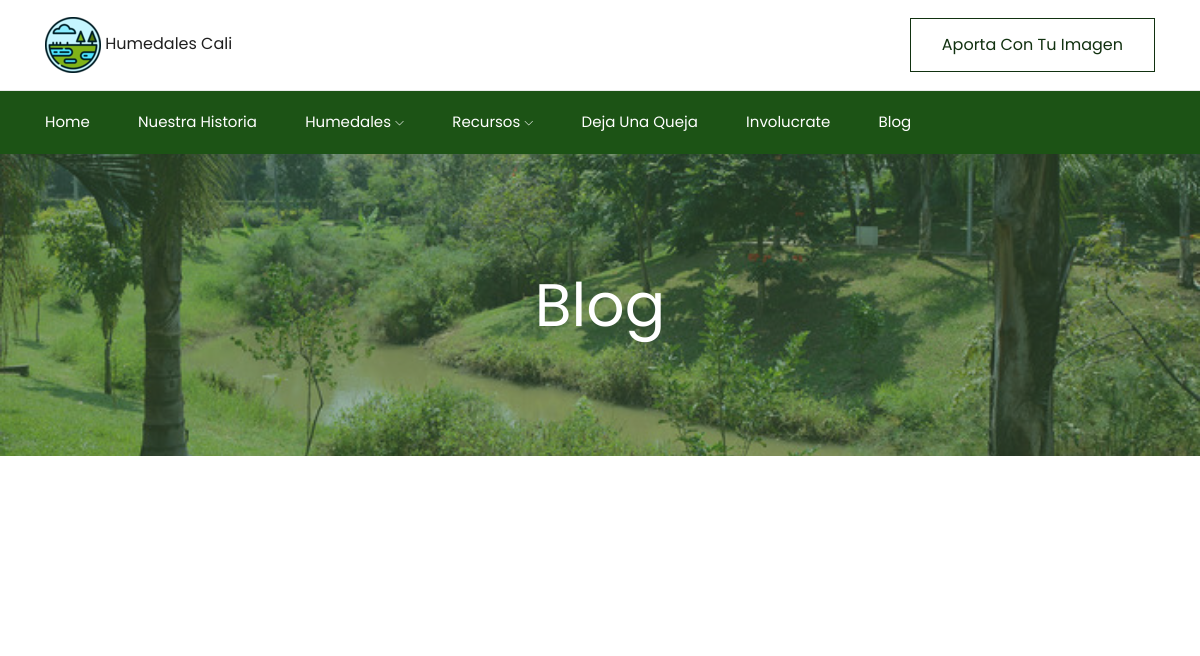
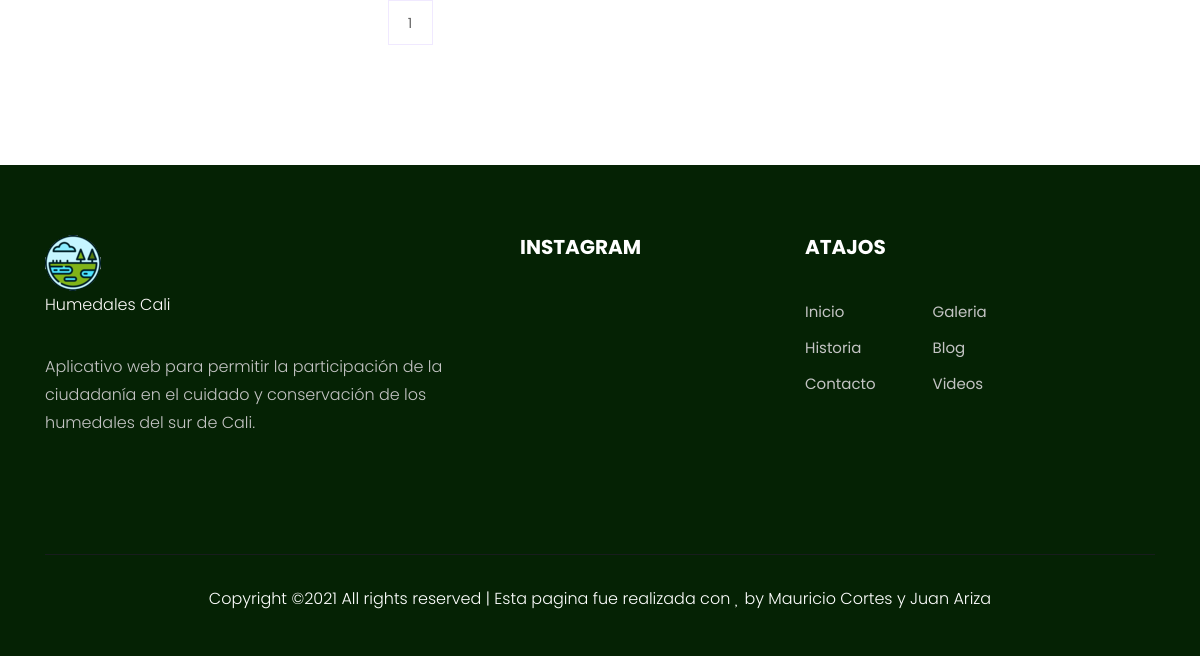
/blog/, run on an earlier commit of the app's database (2 pictures, top to bottom).
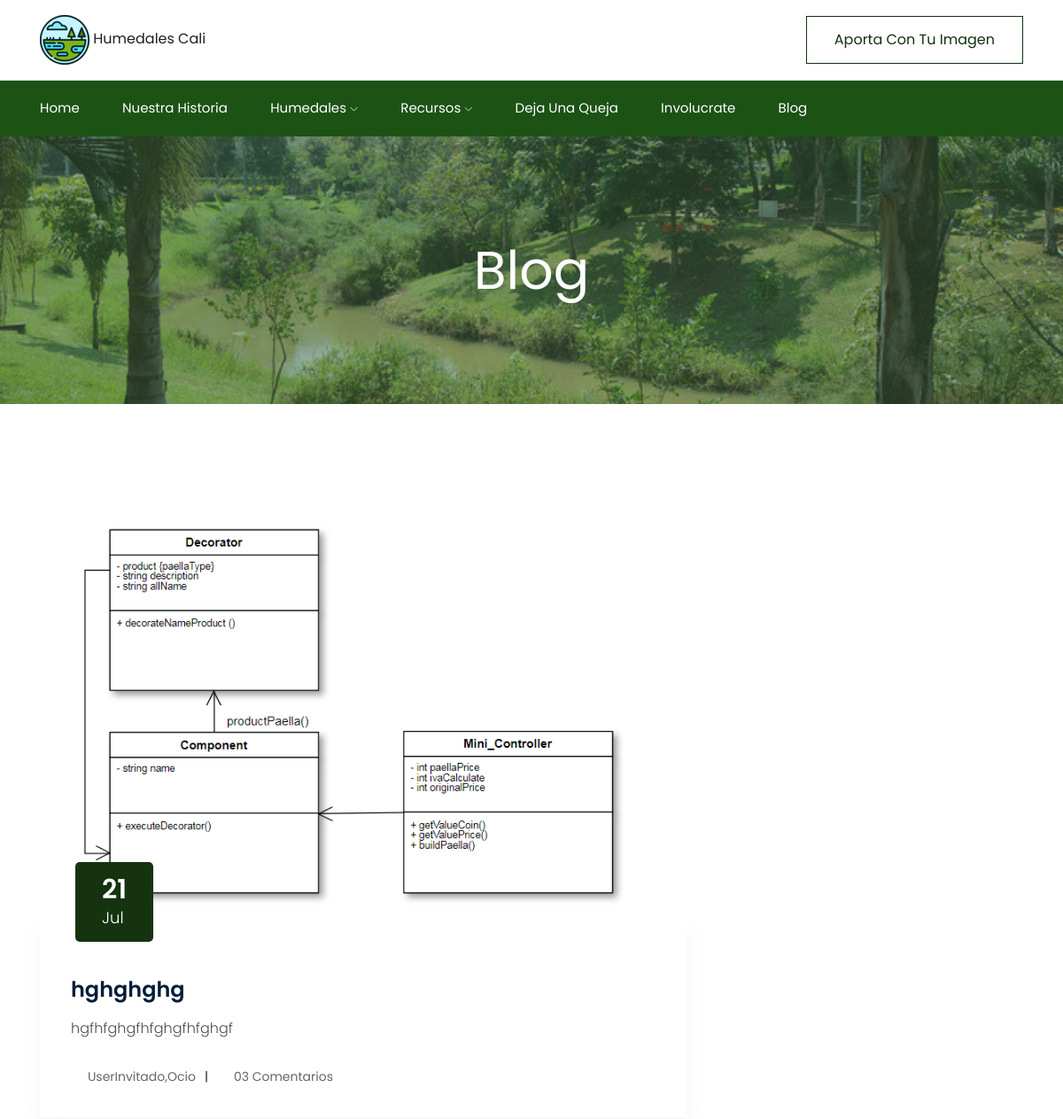
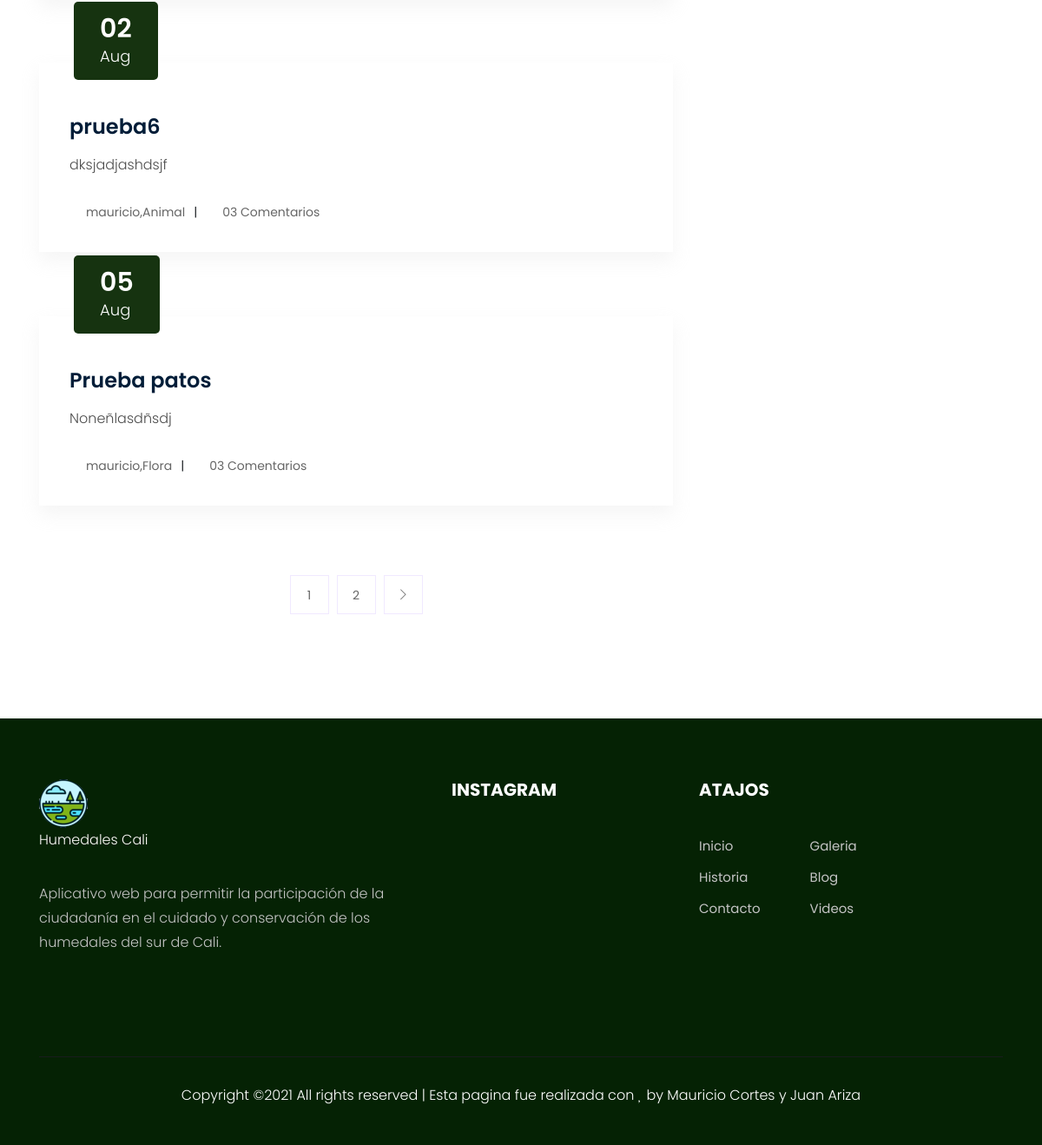
And on a later commit of the database (2 pictures, top to bottom).
### reporte/models.py (models this page shows, shortened)
class Reporte(models.Model):
	autor = models.ForeignKey(User,on_delete=models.CASCADE, null=False)
	humedal = models.ForeignKey('Humedal', on_delete=models.CASCADE, null=False)
	titulo = models.CharField(max_length= 100, null=False)
	descripcion = models.TextField(null=False)
	fecha_reporte = models.DateTimeField(default=timezone.now, null=False)
	image = models.ImageField(upload_to='reporte_pics', validators=[validate_image], null=False)
	tipoReporte = models.ForeignKey('TipoReporte', on_delete=models.CASCADE, null=False)
	STATUS = (('Visible', 'Visible'), ('Invisible', 'Invisible'))
	IMPORTANCIA = (('Muy Importante', 'Muy Importante'), ('Regular', 'Regular'))
	status = models.CharField(max_length= 200, null=False, choices=STATUS,default='Invisible')
	importancia = models.CharField(max_length= 200, null=False, choices=IMPORTANCIA, default='Regular')
	labels = models.JSONField(default=dict)

class TipoReporte(models.Model):
	nombre = models.CharField(max_length= 200, null=False)
	dateCreated = models.DateTimeField(auto_now_add= True, null=False)
	def __str__(self):
		return self.nombre

### users/models.py (models this page shows)
class CustomUser(AbstractUser):
    username = None
    email = models.EmailField(_('email address'), unique=True)
    name = models.CharField(max_length=100)
    USERNAME_FIELD = 'email'
    REQUIRED_FIELDS = ['name']
    objects = CustomUserManager()

### reporte/views.py (the view)
# urls.py: 2. Add a URL to urlpatterns:  path('blog/', include('blog.urls'))
def blog(request):
    permitidos =  Reporte.objects.filter(status='Visible').order_by('importancia')
    paginator = Paginator(permitidos, 3) # Show 3 reports per page.
    page_number = request.GET.get('page')
    page_obj = paginator.get_page(page_number)
    return render(request, 'reporte/blog.html',
    {'title': 'About','permitidos':permitidos,'page_obj': page_obj})

### reporte/templates/reporte/blog.html (shortened to what this page needs)
{% extends "reporte/base.html" %}
{% load static %}
{% block content %}
		<div class="bradcam_area bradcam_bg_1">
            <div class="container">
                <div class="row">
                    <div class="col-xl-12">
                        <div class="bradcam_text text-center">
                            <h3>Blog</h3>
                        </div>
                    </div>
                </div>
            </div>
        </div>
    <section class="blog_area section-padding">
        <div class="container">
            <div class="row">
                <div class="col-lg-8 mb-5 mb-lg-0">
                    <div class="blog_left_sidebar">
                        {% for reporte in page_obj %}
                        <article class="blog_item">
                            <div class="blog_item_img">
                                <img class="card-img rounded-0" src="{{ reporte.image.url }}" alt="">
                                <a href="#" class="blog_item_date">
                                    <h3>{{ reporte.fecha_reporte|date:"d" }}</h3>
                                    <p>{{ reporte.fecha_reporte|date:"M" }}</p>
                                </a>
                            </div>
                            <div class="blog_details">
                                <a class="d-inline-block" href="{% url 'reporte-detail' reporte.id %}">
                                    <h2>{{ reporte.titulo }}</h2>
                                </a>
                                <p>{{ reporte.descripcion }}
                                </p>
                                <ul class="blog-info-link">
                                    <li><a href="#"><i class="fa fa-user"></i> {{ reporte.autor.name }},{{reporte.tipoReporte}}</li>
                                    <li><a href="#"><i class="fa fa-comments"></i> 03 Comentarios</a></li>
                                </ul>
                            </div>
                        </article>
                        {% endfor %}
                        <nav class="blog-pagination justify-content-center d-flex">
                            <ul class="pagination">
                                {% for num in page_obj.paginator.page_range %}
                                    {% if page_obj.number == num %}
                                    <li class="page-item">
                                        <a href="?page={{ num }}" class="page-link">{{ num }}</a>
                                    </li>
                                    {% elif num > page_obj.number|add:'-2' and num < page_obj.number|add:'2' %}
                                    <li class="page-item">
                                        <a href="?page={{ num }}" class="page-link">{{ num }}</a>
                                    </li>
                                    {% endif %}
                                {% endfor %}
                                {% if page_obj.has_next %}
                                <li class="page-item">
                                    <a href="?page={{ page_obj.next_page_number }}" class="page-link" aria-label="Next">
                                        <i class="ti-angle-right"></i>
                                    </a>
                                </li>
                                {% endif %}
                            </ul>
                        </nav>
                    </div>
                </div>
                <div class="col-lg-4">
                </div>
            </div>
        </div>
    </section>
{% endblock content %}

### reporte/templates/reporte/base.html
{% load static %}
<!doctype html>
<html class="no-js" lang="zxx">
<head>
    {% include 'reporte/head.html' %}
</head>
<body>
    {% include 'reporte/header.html' %}
    {% block content %}{% endblock %}
    {% include 'reporte/footer.html' %}
</body>
</html>

### reporte/templates/reporte/head.html (shortened to what this page needs)
{% load static %}
    <link rel="stylesheet" href="{% static 'reporte/css/bootstrap.min.css' %}">
    <link rel="stylesheet" href="{% static 'reporte/css/owl.carousel.min.css' %}">
    <link rel="stylesheet" href="{% static 'reporte/css/magnific-popup.css' %}">
    <link rel="stylesheet" href="{% static 'reporte/css/font-awesome.min.css' %}">
    <link rel="stylesheet" href="{% static 'reporte/css/themify-icons.css' %}">
    <link rel="stylesheet" href="{% static 'reporte/css/nice-select.css' %}">
    <link rel="stylesheet" href="{% static 'reporte/css/flaticon.css' %}">
    <link rel="stylesheet" href="{% static 'reporte/css/gijgo.css' %}">
    <link rel="stylesheet" href="{% static 'reporte/css/animate.css' %}">
    <link rel="stylesheet" href="{% static 'reporte/css/slick.css' %}">
    <link rel="stylesheet" href="{% static 'reporte/css/slicknav.css' %}">
    <link rel="stylesheet" href="https://ajax.googleapis.com/ajax/libs/jqueryui/1.11.2/themes/smoothness/jquery-ui.css">
    <link rel="stylesheet" href="{% static 'reporte/css/swiper-bundle.css' %}" />
    <link rel="stylesheet" href="{% static 'reporte/css/swiper-bundle.min.css' %}" />
    <link rel="stylesheet" href="{% static 'reporte/css/auxSwiper.css' %}">
    <link rel="stylesheet" href="{% static 'reporte/css/style.css' %}">

### reporte/templates/reporte/header.html (shortened to what this page needs)
{% load static %}
    <header>
        <div class="header-area ">
            <div class="header-top_area d-none d-lg-block">
                <div class="container">
                    <div class="row align-items-center">
                        <div class="col-xl-4 col-lg-4">
                            <div class="logo">
                                <a href="{% url 'reporte-home' %}">
                                    <img src="{% static 'reporte/img/wetland.png' %}" alt="">
                                    Humedales Cali
                                </a>
                            </div>
                        </div>
                        <div class="col-xl-8 col-md-8">
                            <div class="header_right d-flex align-items-center">
                                <div class="book_btn d-none d-lg-block">
                                    {% if  user.is_authenticated%}
                                    <a class="boxed-btn3-line" href="{% url 'reporte-create' %}">Aporta con tu imagen</a>
                                    {% else %}
                                    <a class="boxed-btn3-line" href="{% url 'reporte-login1' %}">Aporta con tu imagen</a>
                                    {% endif %}
                                </div>
                            </div>
                        </div>
                    </div>
                </div>
            </div>
            {% include 'reporte/navbar.html' %}
        </div>
    </header>

### reporte/templates/reporte/navbar.html (shortened to what this page needs)
{% load static %}
    <div id="sticky-header" class="main-header-area">
        <div class="container">
            <div class="header_bottom_border">
                <div class="row align-items-center">
                    {% if  user.is_authenticated and request.user.is_staff %}
                    <div class="col-xl-14 col-lg-14">
                        <div class="main-menu  d-none d-lg-block ">
                            <nav  >
                                <ul id="navigation">
                                    <li><a  href="{% url 'reporte-home' %}">Home</a></li>
                                    <li><a  href="{% url 'reporte-nuestraHistoria' %}">Nuestra historia</a></li>
                                    <li><a href="#">Humedales <i class="ti-angle-down"></i></a>
                                        <ul class="submenu">
                                            <li><a href="{% url 'reporte-humedales-EcoparqueLasGarzas' %}">Ecoparque las garzas</a></li>
                                            <li><a href="{% url 'reporte-humedales-lababilla' %}">La babilla</a></li>
                                            <li><a href="{% url 'reporte-humedales-ElRetiro' %}">El retiro </a></li>
                                        </ul>
                                    </li>
                                    <li><a href="#">Recursos <i class="ti-angle-down"></i></a>
                                        <ul class="submenu">
                                            <li><a href="{% url 'reporte-planes' %}">Planes de manejo ambiental</a></li>
                                            <li><a href="{% url 'reporte-recursos-videos' %}">Videos</a></li>
                                            <li><a href="{% url 'reporte-programas' %}">Programas y eventos</a></li>
                                        </ul>
                                    </li>
                                    <li><a href="{% url 'reporte-quejas'  %}">Deja una queja</a>
                                    </li>
                                    <li><a href="{% url 'reporte-involucrate' %}">Involucrate</a></li>
                                    <li><a href="{% url 'reporte-blog' %}">Blog</a></li>
                                    <li><a href="#">Administrador <i class="ti-angle-down"></i></a>
                                        <ul class="submenu">
                                            <li><a href="{% url 'reporte-administrador-gestionarBlog' %}">Gestionar Blog</a></li>
                                            <li><a href="{% url 'reporte-administrador-gestionarReportes' %}">Gestionar Reportes</a></li>
                                            <li><a href="{% url 'reporte-administrador-gestionarUsuarios' %}">Gestionar Usuarios</a></li>
                                            <li><a href="{% url 'profile' %}">Mi perfil</a></li>
                                            <li><a href="{% url 'logout' %}">Salir </a></li>
                                        </ul>
                                        <li id="rightbox"  class="search_btn">
                                                <img class="rounded-circle account-img" src="{{ user.profile.image.url }}" width="38" height="38" alt="">
                                        </li>
                                    </li>
                                </ul>
                            </nav>
                        </div>
                    </div>
                            {% else %}
                            <div class="col-xl-10 col-lg-10">
                                <div class="main-menu  d-none d-lg-block ">
                                    <nav  >
                                        <ul id="navigation">
                                            <li><a  href="{% url 'reporte-home' %}">Home</a></li>
                                            <li><a  href="{% url 'reporte-nuestraHistoria' %}">Nuestra historia</a></li>
                                            <li><a href="#">Humedales <i class="ti-angle-down"></i></a>
                                            </li>
                                            <li><a href="#">Recursos <i class="ti-angle-down"></i></a>
                                            </li>
                                            <li><a href="{% url 'reporte-quejas'  %}">Deja una queja</a>
                                            </li>
                                            <li><a href="{% url 'reporte-involucrate' %}">Involucrate</a></li>
                                            <li><a href="{% url 'reporte-blog' %}">Blog</a></li>
                                        </ul>
                                    </nav>
                                </div>
                            </div>
                            {% endif %}
                    <div class="col-12">
                    </div>
                </div>
            </div>
        </div>
    </div>

### reporte/templates/reporte/footer.html (shortened to what this page needs)
{% load static %}
    <footer class="footer-section">
        <div class="container">
            <div class="row">
                <div class="col-lg-5 col-md-6 col-sm-6">
                    <div class="fs-about">
                        <div class="fa-logo">
                            <a href="/">
                                <img src="{% static 'reporte/img/logo1.png' %}" alt="">
                                <p style="color:#fffbfb";>Humedales Cali</p>
                            </a>
                        </div>
                        <p>Aplicativo web para permitir la participación de la ciudadanía en
                            el cuidado y conservación de los humedales del sur de Cali.</p>
                        <div class="fa-social">
                            <a href="https://www.facebook.com/DagmaCali/"><i class="fa fa-facebook"></i></a>
                            <a href="https://twitter.com/DagmaOficial"><i class="fa fa-twitter"></i></a>
                            <a href="https://www.youtube.com/channel/UCupg4peiWiDeh4qeZYyZD7Q"><i class="fa fa-youtube-play"></i></a>
                            <a href="https://www.instagram.com/dagmaoficial/?hl=es-la"><i class="fa fa-instagram"></i></a>
                        </div>
                    </div>
                </div>
                <div class="col-lg-3 col-md-6 col-sm-6">
                    <div class="fs-widget">
                        <h5>Instagram</h5>
                    </div>
                </div>
                <div class="col-lg-3 col-md-6 col-sm-6">
                    <div class="fs-widget">
                        <h5>Atajos</h5>
                        <ul>
                            <li><a href="{% url 'reporte-home' %}">Inicio</a></li>
                            <li><a href="{% url 'reporte-nuestraHistoria' %}">Historia</a></li>
                            <li><a href="{% url 'reporte-involucrate' %}">Contacto</a></li>
                        </ul>
                        <ul>
                            <li><a href="{% url 'reporte-garzas-flora' %}">Galeria</a></li>
                            <li><a href="{% url 'reporte-blog' %}">Blog</a></li>
                            <li><a href="{% url 'reporte-recursos-videos' %}">Videos</a></li>
                        </ul>
                    </div>
                </div>
                <div class="col-lg-12">
                    <div class="copyright-text">
                        <p style="color:#ffffff"; >
  Copyright &copy;<script>document.write(new Date().getFullYear());</script> All rights reserved | Esta pagina fue realizada con <i class="fa fa-heart" aria-hidden="true"></i> by <a style="color:#ffffff"; href="#" target="_blank">Mauricio Cortes y Juan Ariza</a>
  </p>
                    </div>
                </div>
            </div>
        </div>
    </footer>

What changed in the data, as far as the page shows it:
added Reporte: image (picture), fecha_reporte "21", fecha_reporte "Jul", titulo "hghghghg", descripcion "hgfhfghgfhfghgfhfghgf", autor.name "UserInvitado", tipoReporte "Ocio"
added Reporte: fecha_reporte "02", fecha_reporte "Aug", titulo "prueba6", descripcion "dksjadjashdsjf", autor.name "mauricio", tipoReporte "Animal"
added Reporte: fecha_reporte "05", fecha_reporte "Aug", titulo "Prueba patos", descripcion "Noneñlasdñsdj", autor.name "mauricio", tipoReporte "Flora"
Also different on the page:
new list line: "2"
